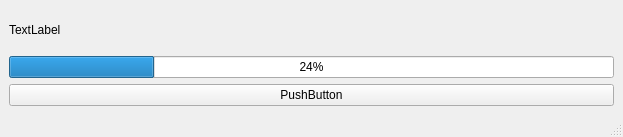
<?xml version="1.0" encoding="UTF-8"?>
<ui version="4.0">
 <class>MainWindow</class>
 <widget class="QMainWindow" name="MainWindow">
  <property name="geometry">
   <rect>
    <x>0</x>
    <y>0</y>
    <width>623</width>
    <height>137</height>
   </rect>
  </property>
  <property name="windowTitle">
   <string>MainWindow</string>
  </property>
  <widget class="QWidget" name="centralwidget">
   <layout class="QGridLayout" name="gridLayout_2">
    <item row="0" column="0">
     <layout class="QGridLayout" name="gridLayout">
      <item row="0" column="0">
       <widget class="QLabel" name="label">
        <property name="text">
         <string>TextLabel</string>
        </property>
       </widget>
      </item>
      <item row="1" column="0">
       <widget class="QProgressBar" name="progressBar">
        <property name="value">
         <number>24</number>
        </property>
       </widget>
      </item>
     </layout>
    </item>
    <item row="1" column="0">
     <widget class="QPushButton" name="pushButton">
      <property name="text">
       <string>PushButton</string>
      </property>
     </widget>
    </item>
   </layout>
  </widget>
  <widget class="QMenuBar" name="menubar">
   <property name="geometry">
    <rect>
     <x>0</x>
     <y>0</y>
     <width>623</width>
     <height>21</height>
    </rect>
   </property>
  </widget>
  <widget class="QStatusBar" name="statusbar"/>
 </widget>
 <resources/>
 <connections/>
</ui>
